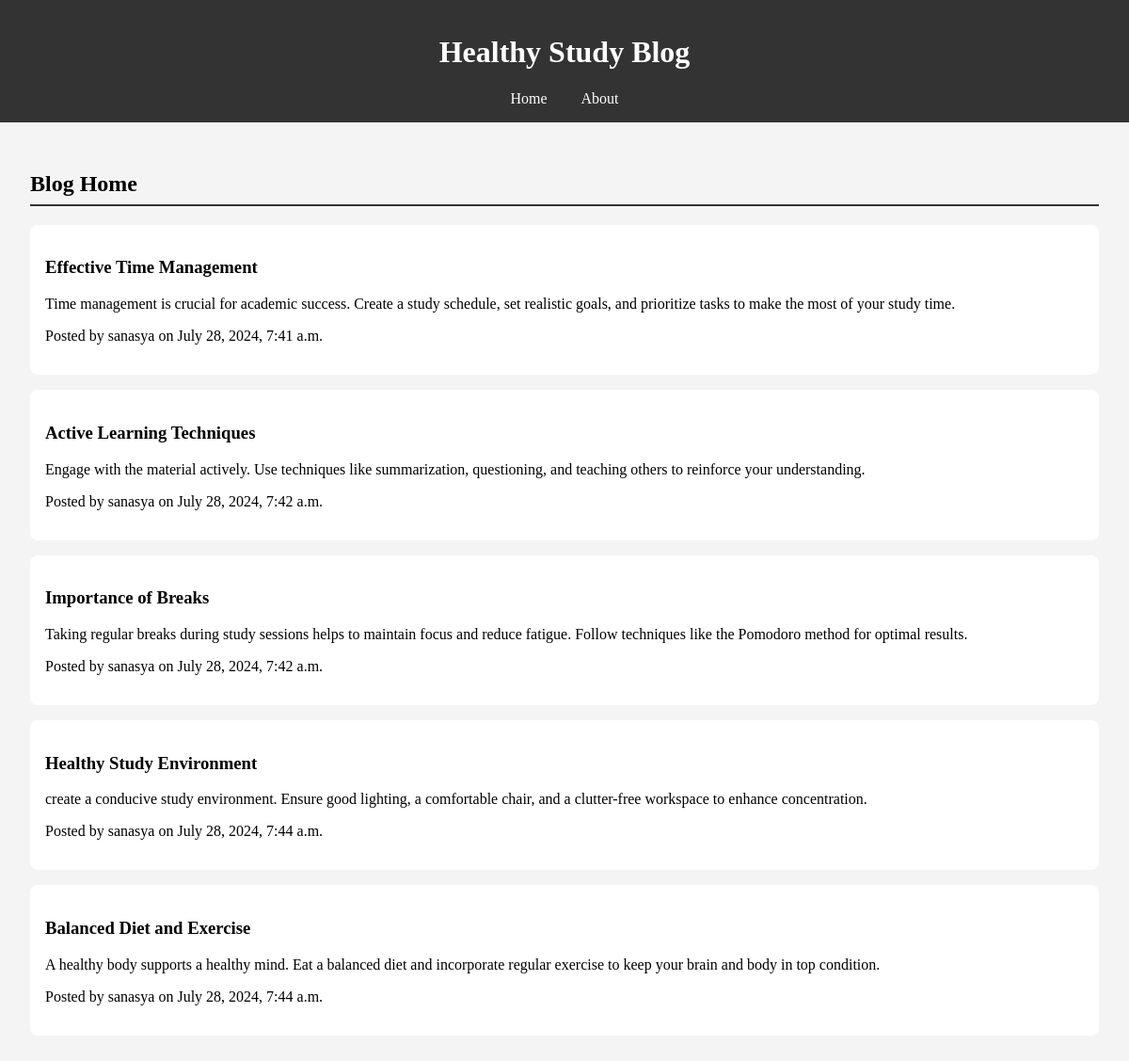
The page / on the database its author committed.
### blog/models.py (models this page shows, shortened)
class Post(models.Model):
    title = models.CharField(max_length=200)
    content = models.TextField()
    date_posted = models.DateTimeField(auto_now_add=True)
    author = models.ForeignKey(User, on_delete=models.CASCADE)

### blog/views.py (the view)
# urls.py: path('', views.home, name='blog-home'),
def home(request):
    context = {
        'posts': Post.objects.all()
    }
    return render(request, 'blog/home.html', context)

### blog/templates/blog/home.html (shortened to what this page needs)
{% extends "blog/base.html" %}
{% block content %}
<h2>Blog Home</h2>
{% for post in posts %}
    <article>
        <h3>{{ post.title }}</h3>
        <p>{{ post.content }}</p>
        <p>Posted by {{ post.author }} on {{ post.date_posted }}</p>
    </article>
{% endfor %}
{% endblock %}

### blog/templates/blog/base.html (shortened to what this page needs)
<!DOCTYPE html>
<html lang="en">
<head>
    {% load static %}
    <link rel="stylesheet" href="{% static 'blog/style.css' %}">
</head>
<body>
    <header>
        <h1>Healthy Study Blog</h1>
        <nav>
            <a href="{% url 'blog-home' %}">Home</a>
            <a href="{% url 'blog-about' %}">About</a>
        </nav>
    </header>
    <main>
        {% block content %}{% endblock %}
    </main>
</body>
</html>

### blog/static/blog/style.css (style rules this page uses)
body { font-family:'Times New Roman'; margin: 0; padding: 0; background-color: #f4f4f4; }
header { background: #333; color: #fff; padding: 1rem; text-align: center; }
header nav a { color: #fff; margin: 0 1rem; text-decoration: none; }
main { padding: 2rem; }
article { background: #fff; margin: 1rem 0; padding: 1rem; border-radius: 8px; }
h2 { border-bottom: 2px solid #333; padding-bottom: 0.5rem; }

### rows shown on the page
Post: title "Effective Time Management", content "Time management is crucial for academic success. Create a study schedule, set realistic goals, and prioritize tasks to make the most of your study time.", author "sanasya", date_posted "July 28, 2024, 7:41 a.m."
Post: title "Active Learning Techniques", content "Engage with the material actively. Use techniques like summarization, questioning, and teaching others to reinforce your understanding.", author "sanasya", date_posted "July 28, 2024, 7:42 a.m."
Post: title "Importance of Breaks", content "Taking regular breaks during study sessions helps to maintain focus and reduce fatigue. Follow techniques like the Pomodoro method for optimal results.", author "sanasya", date_posted "July 28, 2024, 7:42 a.m."
Post: title "Healthy Study Environment", content "create a conducive study environment. Ensure good lighting, a comfortable chair, and a clutter-free workspace to enhance concentration.", author "sanasya", date_posted "July 28, 2024, 7:44 a.m."
Post: title "Balanced Diet and Exercise", content "A healthy body supports a healthy mind. Eat a balanced diet and incorporate regular exercise to keep your brain and body in top condition.", author "sanasya", date_posted "July 28, 2024, 7:44 a.m."
